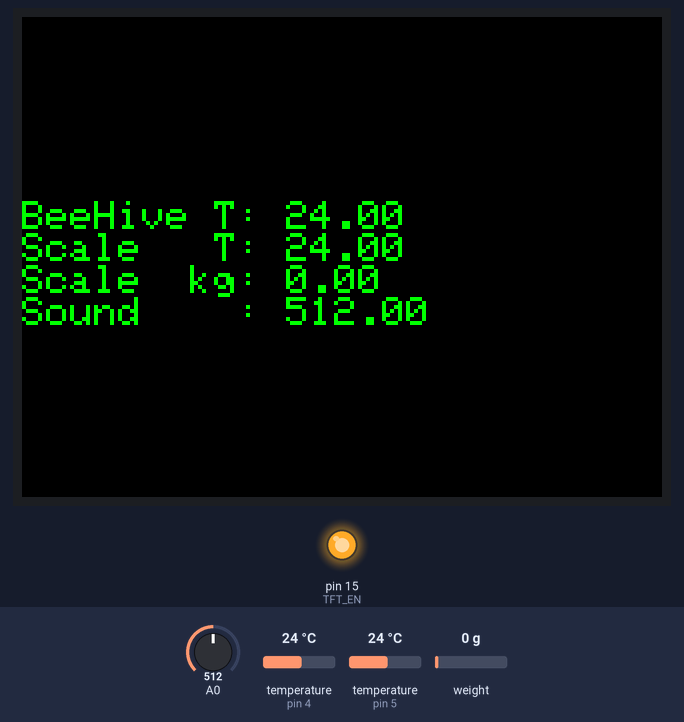
A sketch run on a simulated Arduino Uno, built with avr-gcc and run on an emulated ATmega328P. Shown: 320×240 colour display, output pins drawn as LEDs (lit = HIGH). The test bench sets the inputs (shaded band); at power-on: temperature (sensors on pin 4, pin 5) 24 °C, weight on the scale 0 g, A0 = 512. Random numbers use the default seed unless the sketch sets one; what the sketch prints to the serial monitor is not drawn.

Above: at 3.5 s.
3.6 s: temperature (sensor on pin 4) set to 12 °C
At 7.4 s:
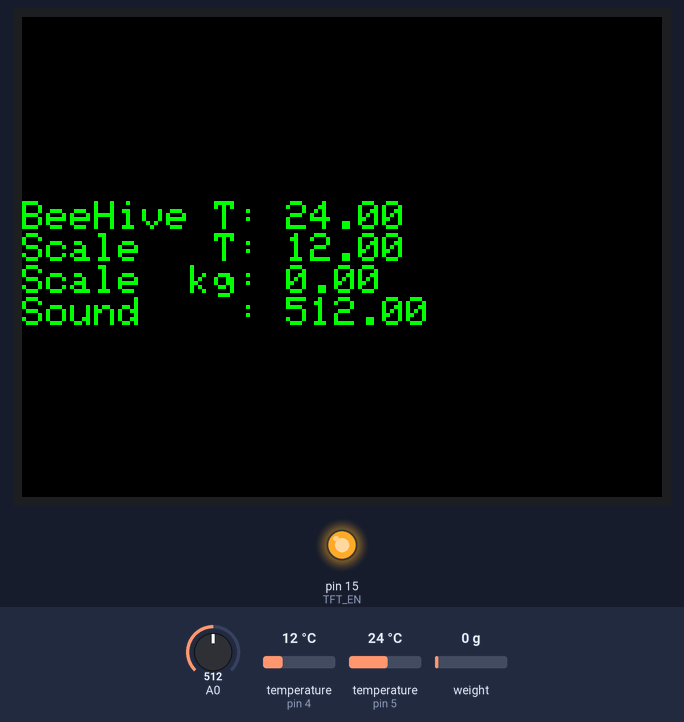
10.8 s: temperature (sensor on pin 5) set to 12 °C
At 13.0 s:
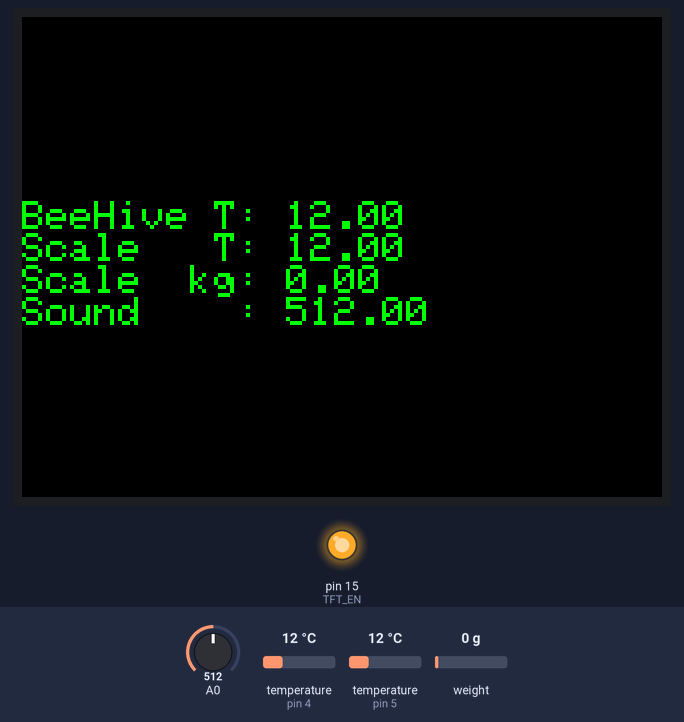
17.1 s: weight on the scale set to 100 g
23.8 s: A0 set to 716
At 26.6 s:
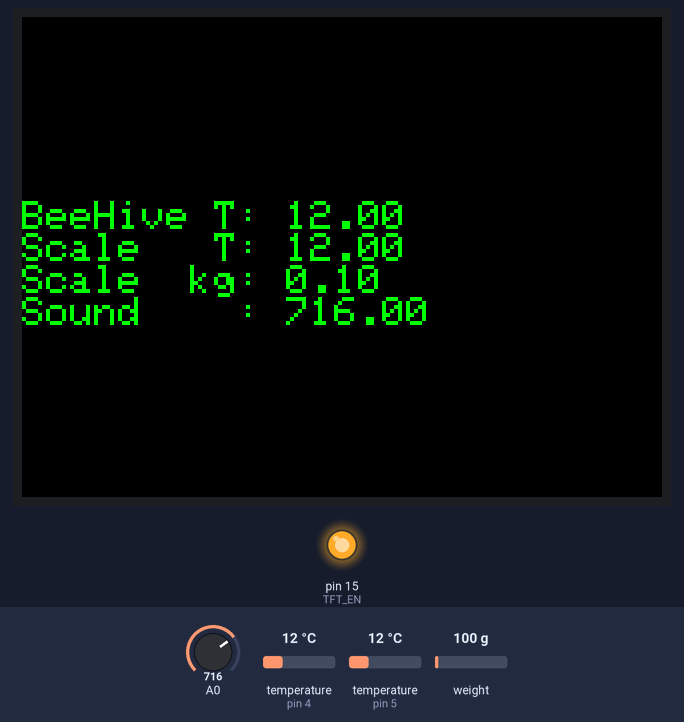
30.5 s: temperature (sensor on pin 4) set to 19 °C
37.2 s: temperature (sensor on pin 5) set to 19 °C
Timing chart, 0 to 40.2 s (numbered marks = the images above; inputs shaded):
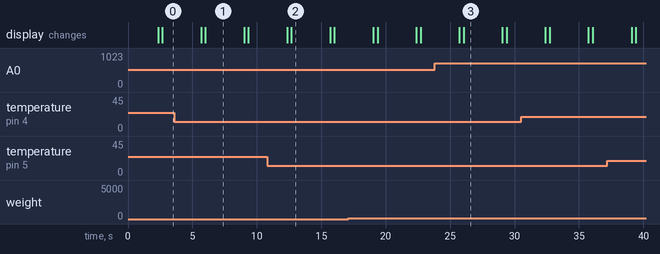

The sketch:

ScaleTest_Every_Board.ino
```cpp
#include <Wire.h>               // for later
#include <SPI.h>
#include <SD.h>
#include "Adafruit_GFX.h"
#include "Adafruit_ILI9341.h"
#include "HX711.h"
#include <OneWire.h>
#include <DallasTemperature.h>


#define HX_DOUT      16
#define HX_CLK       17

#define ONE_WIRE_SENSOR_Scale   4  // Data wire is plugged into port 1 on the Arduino
#define ONE_WIRE_SENSOR_BeeHive 5  // Data wire is plugged into port 2 on the Arduino


#define TFT_RST      8
#define TFT_DC       9
#define TFT_CS       10
#define TFT_EN       15


#define SDCARD_CS    3


// --- Temperature Sensors --------------------------------------

OneWire oneWire_Scale(ONE_WIRE_SENSOR_Scale);             // Setup a oneWire instance to communicate with any OneWire devices (not just Maxim/Dallas temperature ICs)
DallasTemperature sensor_Temp_Scale(&oneWire_Scale);      // Pass our oneWire reference to Dallas Temperature.
DeviceAddress insideThermometer_Scale;                         // arrays to hold device address

OneWire oneWire_BeeHive(ONE_WIRE_SENSOR_BeeHive);             // Setup a oneWire instance to communicate with any OneWire devices (not just Maxim/Dallas temperature ICs)
DallasTemperature sensor_Temp_BeeHive(&oneWire_BeeHive);      // Pass our oneWire reference to Dallas Temperature.
DeviceAddress insideThermometer_BeeHive;                             // arrays to hold device address


// --------------------------------------------------------------


Adafruit_ILI9341 tft   = Adafruit_ILI9341(TFT_CS, TFT_DC, TFT_RST);  // using hardware SPI


void setup()
{
    // Open serial communications and wait for port to open:
    Serial.begin(9600);
    /*
    while (!Serial) {
      ; // wait for serial port to connect. Needed for native USB port only
    }
  */

    Serial.println("Arduino Started");


    pinMode(TFT_EN,OUTPUT);
    digitalWrite(TFT_EN, HIGH);


    //sdCardTest();


    init_DS18B20_Temp_Scale();
    init_DS18B20_Temp_BeeHive();

    scale_initialize();

    digitalWrite(TFT_EN, HIGH);   // turn the LED on (HIGH is the voltage level)
    init_tft();


    tft.fillScreen(ILI9341_BLACK);
    tft.setTextSize(2);
    tft.setCursor(0,0);


}

void loop()
{
  float temp_beehive_float = 0.0;
  float temp_scale_float = 0.0;
  float weight_float = 0.0;
  float sound_float  = 558.0;


  sensor_Temp_Scale.requestTemperatures(); // Send the command to get temperatures
  temp_scale_float   = getTemperature_sensor_Scale(insideThermometer_Scale); // Use a simple function to print out the data
  sensor_Temp_BeeHive.requestTemperatures(); // Send the command to get temperatures
  temp_beehive_float = getTemperature_sensor_BeeHive(insideThermometer_BeeHive); // Use a simple function to print out the data
  weight_float = scale_readings();
  sound_float = (float)analogRead(A0);


  Serial.print(temp_beehive_float);
  Serial.print(", ");
  Serial.print(temp_scale_float);
  Serial.print(", ");
  Serial.print(weight_float);
  Serial.print(", ");
  Serial.print(sound_float);
  Serial.println(", ");

  tft.setCursor(0,60);
  tft.setTextColor(ILI9341_GREEN);
  tft.println("uploading data... OK");
  tft.println("");
  tft.print("BeeHive T: ");
  tft.println(temp_beehive_float);
  tft.print("Scale   T: ");
  tft.println(temp_scale_float);
  tft.print("Scale  kg: ");
  tft.println(weight_float);
  tft.print("Sound    : ");
  tft.println(sound_float);


  // erase strings on Display
  tft.setCursor(0,60);
  tft.setTextColor(ILI9341_BLACK);
  tft.println("uploading data... OK");
  tft.println("");

  delay(3000);
  tft.print("BeeHive T: ");
  tft.println(temp_beehive_float);
  tft.print("Scale   T: ");
  tft.println(temp_scale_float);
  tft.print("Scale  kg: ");
  tft.println(weight_float);
  tft.print("Sound    : ");
  tft.println(sound_float);
}
```

DS18B20_Temperature.ino
```cpp
/*
 * from
 * Dalla Single Sensor example
 *
 *
 */


void init_DS18B20_Temp_Scale(){

  Serial.println("Temperature IC Sensor 1");
  Serial.print("Locating devices...");
  sensor_Temp_Scale.begin();
  Serial.print("Found ");
  Serial.print(sensor_Temp_Scale.getDeviceCount(), DEC);
  Serial.println(" devices.");

  // report parasite power requirements
  Serial.print("Parasite power is: ");
  if (sensor_Temp_Scale.isParasitePowerMode()) Serial.println("ON");
  else Serial.println("OFF");

  if (!sensor_Temp_Scale.getAddress(insideThermometer_Scale, 0)) Serial.println("Unable to find address for Device 0");

  // show the addresses we found on the bus
  Serial.print("Device 1 Address: ");
  printAddress(insideThermometer_Scale);
  Serial.println();

  // set the resolution to 9 bit (Each Dallas/Maxim device is capable of several different resolutions)
  sensor_Temp_Scale.setResolution(insideThermometer_Scale, 9);

  Serial.print("Device 1 Resolution: ");
  Serial.print(sensor_Temp_Scale.getResolution(insideThermometer_Scale), DEC);
  Serial.println();

}


void init_DS18B20_Temp_BeeHive(){

  Serial.println("Temperature IC Sensor 2");
  Serial.print("Locating devices...");
  sensor_Temp_BeeHive.begin();
  Serial.print("Found ");
  Serial.print(sensor_Temp_BeeHive.getDeviceCount(), DEC);
  Serial.println(" devices.");

  // report parasite power requirements
  Serial.print("Parasite power is: ");
  if (sensor_Temp_BeeHive.isParasitePowerMode()) Serial.println("ON");
  else Serial.println("OFF");

  if (!sensor_Temp_BeeHive.getAddress(insideThermometer_BeeHive, 0)) Serial.println("Unable to find address for Device 0");

  // show the addresses we found on the bus
  Serial.print("Device 2 Address: ");
  printAddress(insideThermometer_BeeHive);
  Serial.println();

  // set the resolution to 9 bit (Each Dallas/Maxim device is capable of several different resolutions)
  sensor_Temp_BeeHive.setResolution(insideThermometer_BeeHive, 9);

  Serial.print("Device 2 Resolution: ");
  Serial.print(sensor_Temp_BeeHive.getResolution(insideThermometer_BeeHive), DEC);
  Serial.println();

}


// -------------------------------------------------------------------------------------------------------------------


// function to print the temperature for a device
float getTemperature_sensor_Scale(DeviceAddress deviceAddress)
{
  // method 1 - slower
  //Serial.print("Temp C: ");
  //Serial.print(sensors.getTempC(deviceAddress));

  // method 2 - faster
  float tempC = sensor_Temp_Scale.getTempC(deviceAddress);
  //Serial.print("Temp Sensor_1 C: ");
  //Serial.println(tempC);

  return tempC;
}


// function to print the temperature for a device
float getTemperature_sensor_BeeHive(DeviceAddress deviceAddress)
{
  // method 1 - slower
  //Serial.print("Temp C: ");
  //Serial.print(sensors.getTempC(deviceAddress));

  // method 2 - faster
  float tempC = sensor_Temp_BeeHive.getTempC(deviceAddress);
  //Serial.print("Temp Sensor_2 C: ");
  //Serial.println(tempC);

  return tempC;
}


// function to print a device address
void printAddress(DeviceAddress deviceAddress)
{
  for (uint8_t i = 0; i < 8; i++)
  {
    if (deviceAddress[i] < 16) Serial.print("0");
    Serial.print(deviceAddress[i], HEX);
  }
}
```

HX711_Scale.ino
```cpp
#define calibration_factor -24200 //Wert wird für jede Waage separat ermittelt!

HX711 scale;

void scale_initialize(){
  Serial.println("Starting scale");
  scale.begin(HX_DOUT, HX_CLK);
  scale.set_scale(calibration_factor); // see above
  scale.tare();

}

float scale_readings(){
  float weight_float = 0.0;

  weight_float = scale.get_units();

  return weight_float;
}
```

ILI9341_tft.ino
```cpp
#define TFT_horizontal   1
#define TFT_vertical     0
#define TFT_horizontal2  3
#define TFT_vertical2    4

void init_tft(){

    tft.begin();

    tft.setRotation(TFT_horizontal2);

    tft.setTextColor(ILI9341_GREEN);
    tft.setTextSize(2);

    /*
    tft.fillScreen(ILI9341_BLACK);
    showRandomCircles();
    tft.fillScreen(ILI9341_BLACK);
    FastLines(ILI9341_RED, ILI9341_BLUE);
    tft.fillScreen(ILI9341_BLACK);
    */
    //showLines(ILI9341_CYAN);

    showLinesFast(ILI9341_CYAN);

    tft.fillScreen(ILI9341_BLACK);

    tft.setCursor(0,0);
    tft.setTextColor(ILI9341_GREEN);


    /*
    tft.setTextSize(1);
    tft.println("Hello, World!");
    tft.setTextSize(2);
    tft.println("Hello, World!");
    tft.setTextSize(3);
    tft.println("Hello, World!");
    tft.setTextSize(4);
    tft.println("Hello, World!");
    tft.setTextSize(5);
    tft.println("Hello, World!");
    */

}


void showRandomCircles()
{
    for(byte i=0; i<255; i++) {
        tft.drawCircle(random(tft.width()), random(tft.height()), random(20), ILI9341_WHITE);
    }
}


unsigned long showLinesFast(uint16_t color) {
  unsigned long start, t;
  int           x1, y1, x2, y2,
                w = tft.width(),
                h = tft.height();

  tft.fillScreen(ILI9341_BLACK);
  yield();

  x1 = y1 = 0;
  y2    = h - 1;
  start = micros();
  for(x2=0; x2<w; x2+=6) tft.drawLine(x1, y1, x2, y2, color);
  x2    = w - 1;
  for(y2=0; y2<h; y2+=6) tft.drawLine(x1, y1, x2, y2, color);
  t     = micros() - start; // fillScreen doesn't count against timing

  yield();
  tft.fillScreen(ILI9341_BLACK);
  yield();
 /*
  x1    = w - 1;
  y1    = 0;
  y2    = h - 1;
  start = micros();
  for(x2=0; x2<w; x2+=6) tft.drawLine(x1, y1, x2, y2, color);
  x2    = 0;
  for(y2=0; y2<h; y2+=6) tft.drawLine(x1, y1, x2, y2, color);
  t    += micros() - start;

  yield();
  tft.fillScreen(ILI9341_BLACK);
  yield();

  x1    = 0;
  y1    = h - 1;
  y2    = 0;
  start = micros();
  for(x2=0; x2<w; x2+=6) tft.drawLine(x1, y1, x2, y2, color);
  x2    = w - 1;
  for(y2=0; y2<h; y2+=6) tft.drawLine(x1, y1, x2, y2, color);
  t    += micros() - start;

  yield();
  tft.fillScreen(ILI9341_BLACK);
  yield();

  x1    = w - 1;
  y1    = h - 1;
  y2    = 0;
  start = micros();
  for(x2=0; x2<w; x2+=6) tft.drawLine(x1, y1, x2, y2, color);
  x2    = 0;
  for(y2=0; y2<h; y2+=6) tft.drawLine(x1, y1, x2, y2, color);

  yield();
  */

  return micros() - start;

}


unsigned long showLines(uint16_t color) {
  unsigned long start, t;
  int           x1, y1, x2, y2,
                w = tft.width(),
                h = tft.height();

  tft.fillScreen(ILI9341_BLACK);
  yield();

  x1 = y1 = 0;
  y2    = h - 1;
  start = micros();
  for(x2=0; x2<w; x2+=6) tft.drawLine(x1, y1, x2, y2, color);
  x2    = w - 1;
  for(y2=0; y2<h; y2+=6) tft.drawLine(x1, y1, x2, y2, color);
  t     = micros() - start; // fillScreen doesn't count against timing

  yield();
  tft.fillScreen(ILI9341_BLACK);
  yield();

  x1    = w - 1;
  y1    = 0;
  y2    = h - 1;
  start = micros();
  for(x2=0; x2<w; x2+=6) tft.drawLine(x1, y1, x2, y2, color);
  x2    = 0;
  for(y2=0; y2<h; y2+=6) tft.drawLine(x1, y1, x2, y2, color);
  t    += micros() - start;

  yield();
  tft.fillScreen(ILI9341_BLACK);
  yield();

  x1    = 0;
  y1    = h - 1;
  y2    = 0;
  start = micros();
  for(x2=0; x2<w; x2+=6) tft.drawLine(x1, y1, x2, y2, color);
  x2    = w - 1;
  for(y2=0; y2<h; y2+=6) tft.drawLine(x1, y1, x2, y2, color);
  t    += micros() - start;

  yield();
  tft.fillScreen(ILI9341_BLACK);
  yield();

  x1    = w - 1;
  y1    = h - 1;
  y2    = 0;
  start = micros();
  for(x2=0; x2<w; x2+=6) tft.drawLine(x1, y1, x2, y2, color);
  x2    = 0;
  for(y2=0; y2<h; y2+=6) tft.drawLine(x1, y1, x2, y2, color);

  yield();
  return micros() - start;
}

unsigned long FastLines(uint16_t color1, uint16_t color2) {
  unsigned long start;
  int           x, y, w = tft.width(), h = tft.height();

  tft.fillScreen(ILI9341_BLACK);
  start = micros();
  for(y=0; y<h; y+=5) tft.drawFastHLine(0, y, w, color1);
  for(x=0; x<w; x+=5) tft.drawFastVLine(x, 0, h, color2);
  return micros() - start;
}

unsigned long showText()
{
    tft.fillScreen(ILI9341_BLACK);
    tft.setCursor(0, 0);
    tft.setTextColor(ILI9341_WHITE);  tft.setTextSize(1);
    tft.println("Hello, World!");
    tft.setTextColor(ILI9341_YELLOW); tft.setTextSize(2);
    tft.println(1234.56);
    tft.setTextColor(ILI9341_RED);    tft.setTextSize(3);
    tft.println(0xDEADBEEF, HEX);
    tft.println();
    tft.setTextColor(ILI9341_GREEN);
    tft.setTextSize(5);
    tft.println("Inferno");
    tft.setTextSize(2);
    tft.println("Nel mezzo del cammin,");
    tft.setTextSize(1);
    tft.println("di nostra vita");
    tft.println("mi ritrovai per una selva oscura,");
    tft.println("ché la diritta via era smarrita.");
    tft.println("Mentre ch’i’ rovinava in basso loco,");
    tft.println("dinanzi a li occhi mi si fu offerto");
    tft.println("chi per lungo silenzio parea fioco.");
}
```

SdCard.ino
```cpp
//#define SDCARD_CS    6
const int chipSelect = SDCARD_CS;


// set up variables using the SD utility library functions:
Sd2Card  card;
SdVolume volume;
SdFile   root;

void sdCardTest(){


  Serial.print("\nInitializing SD card...");

  // we'll use the initialization code from the utility libraries
  // since we're just testing if the card is working!
  if (!card.init(SPI_HALF_SPEED, chipSelect)) {
    Serial.println("initialization failed. Things to check:");
    Serial.println("* is a card inserted?");
    Serial.println("* is your wiring correct?");
    Serial.println("* did you change the chipSelect pin to match your shield or module?");
    return;
  } else {
    Serial.println("Wiring is correct and a card is present.");
  }

  // print the type of card
  Serial.println();
  Serial.print("Card type:         ");
  switch (card.type()) {
    case SD_CARD_TYPE_SD1:
      Serial.println("SD1");
      break;
    case SD_CARD_TYPE_SD2:
      Serial.println("SD2");
      break;
    case SD_CARD_TYPE_SDHC:
      Serial.println("SDHC");
      break;
    default:
      Serial.println("Unknown");
  }

  // Now we will try to open the 'volume'/'partition' - it should be FAT16 or FAT32
  if (!volume.init(card)) {
    Serial.println("Could not find FAT16/FAT32 partition.\nMake sure you've formatted the card");
    return;
  }

  Serial.print("Clusters:          ");
  Serial.println(volume.clusterCount());
  Serial.print("Blocks x Cluster:  ");
  Serial.println(volume.blocksPerCluster());

  Serial.print("Total Blocks:      ");
  Serial.println(volume.blocksPerCluster() * volume.clusterCount());
  Serial.println();

  // print the type and size of the first FAT-type volume
  uint32_t volumesize;
  Serial.print("Volume type is:    FAT");
  Serial.println(volume.fatType(), DEC);

  volumesize = volume.blocksPerCluster();    // clusters are collections of blocks
  volumesize *= volume.clusterCount();       // we'll have a lot of clusters
  volumesize /= 2;                           // SD card blocks are always 512 bytes (2 blocks are 1KB)
  Serial.print("Volume size (Kb):  ");
  Serial.println(volumesize);
  Serial.print("Volume size (Mb):  ");
  volumesize /= 1024;
  Serial.println(volumesize);
  Serial.print("Volume size (Gb):  ");
  Serial.println((float)volumesize / 1024.0);

  Serial.println("\nFiles found on the card (name, date and size in bytes): ");
  root.openRoot(volume);

  // list all files in the card with date and size
  root.ls(LS_R | LS_DATE | LS_SIZE);
}
```

Measured:
- what the display in image 1 shows lasts 3.0 s, from 6.0 s to 9.0 s
